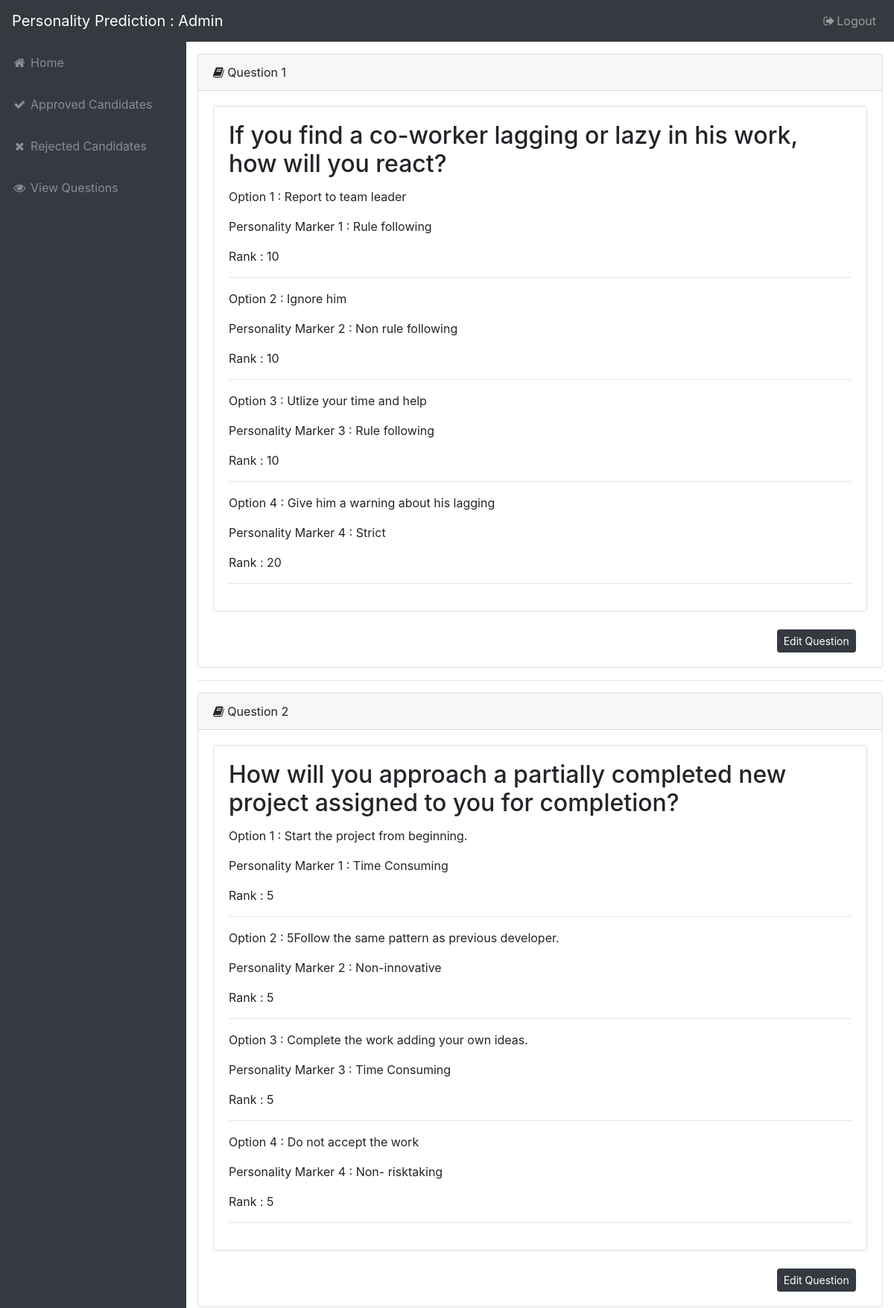
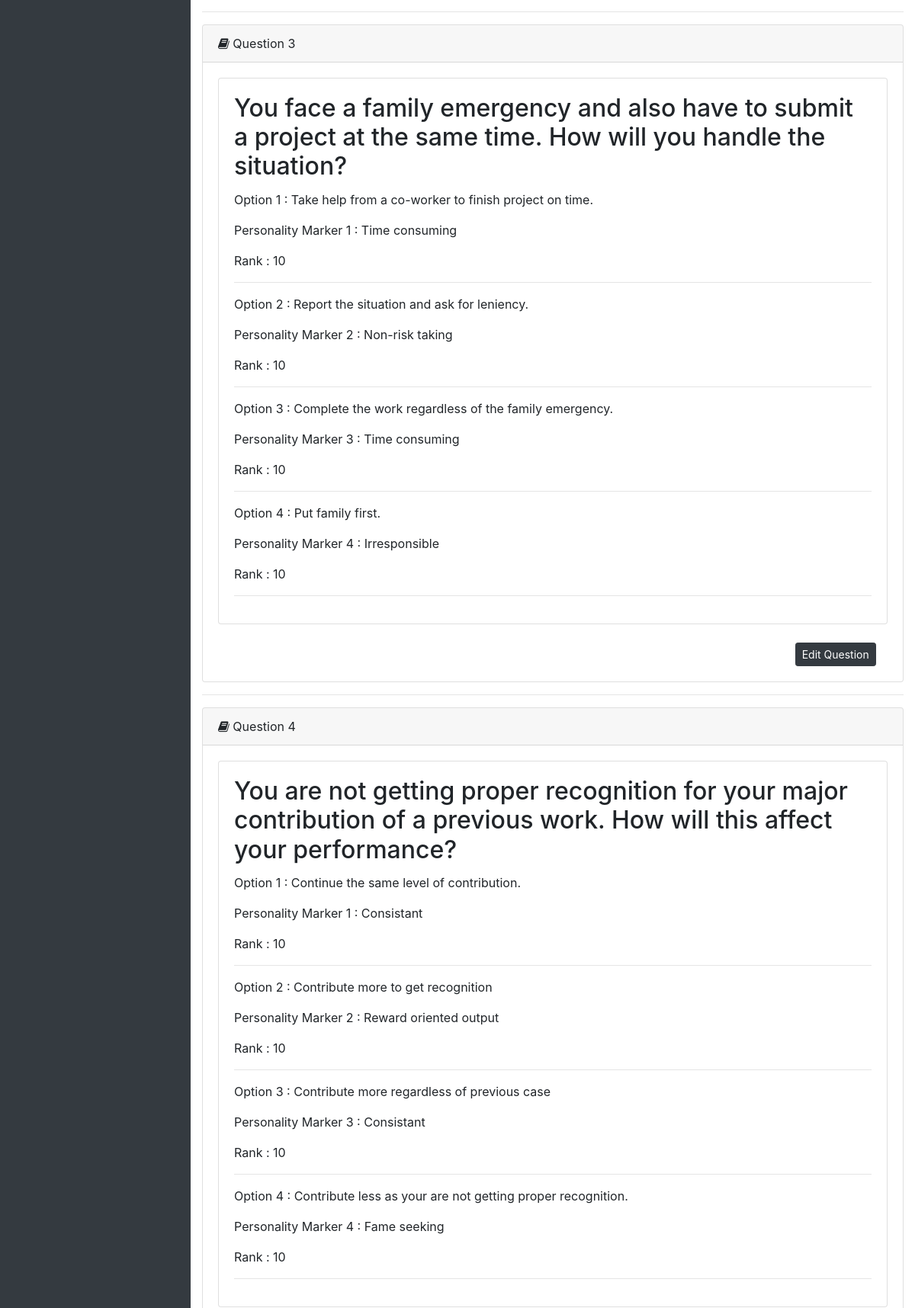
The app's page /view_questions.php (signed in, upper part) with its own data (2 pictures, top to bottom).
### tables this page shows
CREATE TABLE `questions` (
  `question_number` int(11) NOT NULL,
  `question_id` varchar(30) NOT NULL,
  `question` text NOT NULL,
  `option_1` text NOT NULL,
  `personality_marker_1` text NOT NULL,
  `option_2` text NOT NULL,
  `personality_marker_2` text NOT NULL,
  `option_3` text NOT NULL,
  `personality_marker_3` text NOT NULL,
  `option_4` text NOT NULL,
  `personality_marker_4` text NOT NULL,
  `mark1` int(10) DEFAULT NULL,
  `mark2` int(10) DEFAULT NULL,
  `mark3` int(10) DEFAULT NULL,
  `mark4` int(10) DEFAULT NULL
);

### view_questions.php (the view, shortened to what this page needs)
<!DOCTYPE html>
<html lang="en">
<head>
  <link href="vendor/bootstrap/css/bootstrap.min.css" rel="stylesheet">
  <link href="vendor/font-awesome/css/font-awesome.min.css" rel="stylesheet" type="text/css">
  <link href="vendor/datatables/dataTables.bootstrap4.css" rel="stylesheet">
  <link href="css/sb-admin.css" rel="stylesheet">
</head>
<body class="fixed-nav sticky-footer bg-dark" id="page-top">
  <nav class="navbar navbar-expand-lg navbar-dark bg-dark fixed-top" id="mainNav">
    <a class="navbar-brand" href="admin_home.php">Personality Prediction : Admin</a>
    <div class="collapse navbar-collapse" id="navbarResponsive">
      <ul class="navbar-nav navbar-sidenav" id="exampleAccordion">
        <li class="nav-item" data-toggle="tooltip" data-placement="right" title="Home">
          <a class="nav-link" href="admin_home.php">
            <i class="fa fa-fw fa-home"></i>
            <span class="nav-link-text">Home</span>
          </a>
        </li>
        <li class="nav-item" data-toggle="tooltip" data-placement="right" title="Approved">
          <a class="nav-link" href="approved_candidates.php">
            <i class="fa fa-fw fa-check"></i>
            <span class="nav-link-text">Approved Candidates</span>
          </a>
        </li>
        <li class="nav-item" data-toggle="tooltip" data-placement="right" title="Rejected">
          <a class="nav-link" href="rejected_candidates.php">
            <i class="fa fa-fw fa-close"></i>
            <span class="nav-link-text">Rejected Candidates</span>
          </a>
        </li>
        <li class="nav-item" data-toggle="tooltip" data-placement="right" title="Rejected">
          <a class="nav-link" href="view_questions.php">
            <i class="fa fa-fw fa-eye"></i>
            <span class="nav-link-text">View Questions</span>
          </a>
        </li>
      </ul>
      <ul class="navbar-nav ml-auto">
        <li class="nav-item">
          <a class="nav-link" data-toggle="modal" data-target="#exampleModal">
            <i class="fa fa-fw fa-sign-out"></i>Logout</a>
        </li>
      </ul>
    </div>
  </nav>
  <div class="content-wrapper">
    <div class="container-fluid">
     <?php
		$query_get_questions="select * from questions ORDER BY `question_number` ASC;";
		$query_get_questions_run=mysql_query($query_get_questions);
		while($result=mysql_fetch_assoc($query_get_questions_run)){
		?>
          <div class="card mb-3">
            <div class="card-header">
              <i class="fa fa-book"></i> Question <?php echo $result['question_number'];?>
            </div>
            <div class="card-body">
                <div class="card mb-4">
                    <div class="card-body">
                      <h2 class="card-title"><?php echo $result['question']; ?></h2>
                      <p class="card-text"><?php echo 'Option 1 : '.$result['option_1']; ?> </p>
                      <p class="card-text"><?php echo 'Personality Marker 1 : '.$result['personality_marker_1']; ?> </p>
                      <p class="card-text"><?php echo 'Rank : '.$result['mark1']; ?> </p>
                      <hr>
                      <p class="card-text"><?php echo 'Option 2 : '.$result['option_2']; ?> </p>
                      <p class="card-text"><?php echo 'Personality Marker 2 : '.$result['personality_marker_2']; ?> </p>
                      <p class="card-text"><?php echo 'Rank : '.$result['mark2']; ?> </p>
                      <hr>
                      <p class="card-text"><?php echo 'Option 3 : '.$result['option_3']; ?> </p>
                      <p class="card-text"><?php echo 'Personality Marker 3 : '.$result['personality_marker_3']; ?> </p>
                      <p class="card-text"><?php echo 'Rank : '.$result['mark3']; ?> </p>
                      <hr>
                      <p class="card-text"><?php echo 'Option 4 : '.$result['option_4']; ?> </p>
                      <p class="card-text"><?php echo 'Personality Marker 4 : '.$result['personality_marker_4']; ?> </p>
                      <p class="card-text"><?php echo 'Rank : '.$result['mark4']; ?> </p>
                      <hr>
                    </div>
                </div>
                <div align="left" class="row">
                  <div class="col-md-8"></div>
				  <div class="col-md-2">
                  </div>
                  <div class="col-md-2">
                    <a href="edit_question.php?q_id=<?php echo $result['question_id'];?>" class="btn btn-dark btn-sm">Edit Question</a>
                  </div>
               </div>
            </div>
          </div>
          <hr>
      <?php
		}
	   ?>
    </div>
  </div>
</body>
</html>

### css/sb-admin.css (style rules this page uses)
html { position: relative; min-height: 100%; }
body { overflow-x: hidden; }
body.sticky-footer { margin-bottom: 56px; }
body.sticky-footer .content-wrapper { min-height: calc(100vh - 56px - 56px); }
body.fixed-nav { padding-top: 56px; }
.content-wrapper { min-height: calc(100vh - 56px); padding-top: 1rem; }
#mainNav .navbar-collapse { overflow: auto; max-height: 75vh; }
#mainNav .navbar-collapse .navbar-nav .nav-item .nav-link { cursor: pointer; }
@media (min-width: 992px) { #mainNav .navbar-brand { width: 250px; } }
@media (min-width: 992px) { #mainNav .navbar-collapse { overflow: visible; max-height: none; } }
@media (min-width: 992px) { #mainNav .navbar-collapse .navbar-sidenav { position: absolute; top: 0; left: 0; overflow-x: hidden; overflow-y: auto; -webkit-flex-direction: column; -ms-flex-direction: column; flex-direction: column; margin-top: 56px; } }
@media (min-width: 992px) { #mainNav .navbar-collapse .navbar-sidenav > .nav-item { width: 250px; padding: 0; } }
@media (min-width: 992px) { #mainNav .navbar-collapse .navbar-sidenav > .nav-item > .nav-link { padding: 1em; } }
@media (min-width: 992px) { #mainNav.fixed-top .navbar-sidenav { height: calc(100vh - 112px); } }
.content-wrapper { overflow-x: hidden; background: white; }
@media (min-width: 992px) { .content-wrapper { margin-left: 250px; } }
#mainNav.navbar-dark .navbar-collapse .navbar-sidenav > .nav-item > .nav-link { color: #868e96; }
@media (min-width: 992px) { #mainNav.navbar-dark .navbar-collapse .navbar-sidenav { background: #343a40; } }

### records on screen
questions: question_number "1", question "If you find a co-worker lagging or lazy in his work, how will you react?", option_1 "Report to team leader", personality_marker_1 "Rule following", mark1 "10", option_2 "Ignore him", personality_marker_2 "Non rule following", mark2 "10", option_3 "Utlize your time and help", personality_marker_3 "Rule following", mark3 "10", option_4 "Give him a warning about his lagging", personality_marker_4 "Strict", mark4 "20"
questions: question_number "2", question "How will you approach a partially completed new project assigned to you for completion?", option_1 "Start the project from beginning.", personality_marker_1 "Time Consuming", mark1 "5", option_2 "5Follow the same pattern as previous developer.", personality_marker_2 "Non-innovative", mark2 "5", option_3 "Complete the work adding your own ideas.", personality_marker_3 "Time Consuming", mark3 "5", option_4 "Do not accept the work", personality_marker_4 "Non- risktaking", mark4 "5"
questions: question_number "3", question "You face a family emergency and also have to submit a project at the same time. How will you handle the situation?", option_1 "Take help from a co-worker to finish project on time.", personality_marker_1 "Time consuming", mark1 "10", option_2 "Report the situation and ask for leniency.", personality_marker_2 "Non-risk taking", mark2 "10", option_3 "Complete the work regardless of the family emergency.", personality_marker_3 "Time consuming", mark3 "10", option_4 "Put family first.", personality_marker_4 "Irresponsible", mark4 "10"
questions: question_number "4", question "You are not getting proper recognition for your major contribution of a previous work. How will this affect your performance?", option_1 "Continue the same level of contribution.", personality_marker_1 "Consistant", mark1 "10", option_2 "Contribute more to get recognition", personality_marker_2 "Reward oriented output", mark2 "10", option_3 "Contribute more regardless of previous case", personality_marker_3 "Consistant", mark3 "10", option_4 "Contribute less as your are not getting proper recognition.", personality_marker_4 "Fame seeking", mark4 "10"
